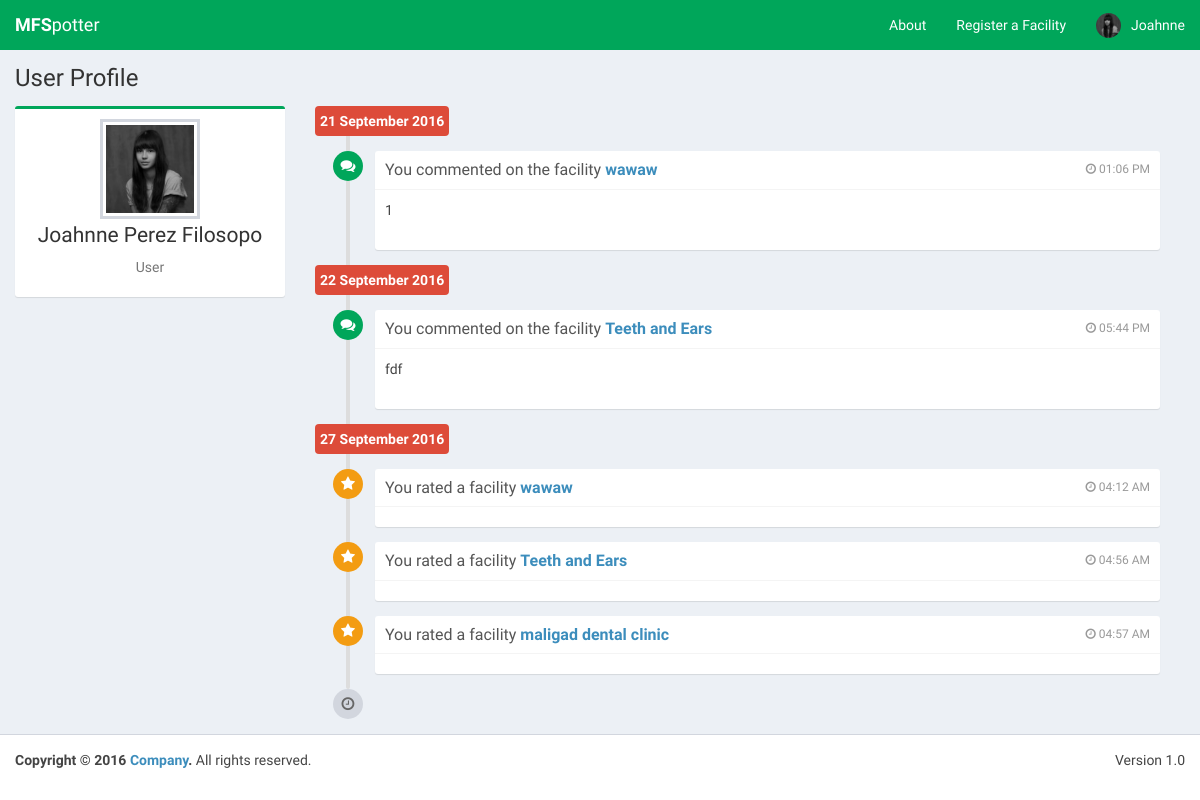
The page /userProfile.php?id=18 (signed in) on the database its author committed.
### tables this page shows
CREATE TABLE IF NOT EXISTS `user` (
  `userID` int(4) NOT NULL AUTO_INCREMENT,
  `userType` varchar(10) NOT NULL,
  `username` varchar(20) NOT NULL,
  `password` varchar(20) NOT NULL,
  `firstName` varchar(30) NOT NULL,
  `middleName` varchar(30) DEFAULT NULL,
  `lastName` varchar(30) DEFAULT NULL,
  `picture` varchar(50) NOT NULL,
  PRIMARY KEY (`userID`)
);

CREATE TABLE IF NOT EXISTS `comment` (
  `commentID` int(11) NOT NULL AUTO_INCREMENT,
  `userID` int(11) NOT NULL,
  `facilityID` int(11) NOT NULL,
  `comment` varchar(500) NOT NULL,
  `dateRated` datetime NOT NULL,
  PRIMARY KEY (`commentID`)
);

CREATE TABLE IF NOT EXISTS `facility` (
  `facilityID` int(4) NOT NULL AUTO_INCREMENT,
  `facilityName` varchar(50) NOT NULL,
  `telephoneNumber` text NOT NULL,
  `longhitude` double DEFAULT NULL,
  `latitude` double DEFAULT NULL,
  `address` varchar(40) NOT NULL,
  `facilityPicture` varchar(30) NOT NULL,
  PRIMARY KEY (`facilityID`)
);

### userProfile.php (the view, shortened to what this page needs)
<?php
  $user_id = $_GET["id"];
  include('config.php');
  $nameOfUser =  $_SESSION["firstname"]." ".$_SESSION["middlename"]." ".$_SESSION["lastname"];
  $predays = array();
  $predays2 = array();
  $query0 = "SELECT * FROM `user` WHERE userID = " . $user_id . " ";
  $result0 = mysqli_query($connect, $query0);
  if(mysqli_num_rows($result0) > 0)
  {
    while($row0 = mysqli_fetch_array($result0))
    {
      $nameOfUser = $row0['firstName'].' '.$row0['middleName'].' '.$row0['lastName'];
      $userPic = $row0['picture'];
      $userType = $row0['userType'];
    }
  }
  $query = "SELECT DATE_FORMAT( dateRated,  '%d %M %Y' ) AS dateRated, DATE_FORMAT( dateRated,  '%Y-%m-%d' ) AS dateRated2 FROM `comment` WHERE userID = " . $user_id . " ";
  $result = mysqli_query($connect, $query);
  if(mysqli_num_rows($result) > 0)
  {
    while($row = mysqli_fetch_array($result))
    {
      $predays[] =$row['dateRated'];
      $predays2[] = $row['dateRated2'];
    }
  }
  $query2 = "SELECT DATE_FORMAT( dateRated,  '%d %M %Y' ) AS dateRated, DATE_FORMAT( dateRated,  '%Y-%m-%d' ) AS dateRated2 FROM `rating` WHERE userID = " . $user_id . " GROUP BY facilityID";
  $result2 = mysqli_query($connect, $query2);
  if(mysqli_num_rows($result2) > 0)
  {
    while($row2 = mysqli_fetch_array($result2))
    {
      $predays[] = $row2['dateRated'];
      $predays2[] = $row2['dateRated2'];
    }
  }
  $days = array_unique($predays);
  $days2 = array_unique($predays2);
  $comments = array();
  $rates = array();
  for($i=0; $i < count($days2); $i++){
    $theDay = $days2[$i];
    $query3 = "SELECT c.facilityID, comment, DATE_FORMAT( dateRated,  '%h:%i %p' ) AS timeRated, facilityName FROM `comment` c, `facility` f WHERE c.facilityID = f.facilityID AND dateRated LIKE '%$theDay%' AND userID = " . $user_id . " ";
    $result3 = mysqli_query($connect, $query3);
    if(mysqli_num_rows($result3) > 0)
    {
      while($row3 = mysqli_fetch_array($result3))
      {
        $comments[$i][] = array('comment', $row3['facilityID'], $row3['comment'], $row3['timeRated'], $row3['facilityName']);
      }
    }
    else
    {
      $comments[$i][] = array('null','null', 'null', 'null', 'null');
    }
  }
  for($i=0; $i < count($days2); $i++){
    $theDay = $days2[$i];
    $query4 = "SELECT r.facilityID, DATE_FORMAT( dateRated,  '%h:%i %p' ) AS timeRated, facilityName FROM `rating` r, `facility` f WHERE r.facilityID = f.facilityID AND dateRated LIKE '%$theDay%' AND userID = " . $user_id . " GROUP BY r.facilityID";
    $result4 = mysqli_query($connect, $query4);
    if(mysqli_num_rows($result4) > 0)
    {
      while($row4 = mysqli_fetch_array($result4))
      {
        $rates[$i][] = array('rating', $row4['facilityID'], $row4['timeRated'], $row4['facilityName']);
      }
    }
    else
    {
      $rates[$i][] = array('null','null', 'null', 'null');
    }
  }
?>
<!DOCTYPE html>
<html>
<head>
  <link rel="stylesheet" href="bootstrap/css/bootstrap.min.css">
  <link rel="stylesheet" href="https://cdnjs.cloudflare.com/ajax/libs/font-awesome/4.5.0/css/font-awesome.min.css">
  <link rel="stylesheet" href="https://cdnjs.cloudflare.com/ajax/libs/ionicons/2.0.1/css/ionicons.min.css">
  <link rel="stylesheet" href="dist/css/AdminLTE.min.css">
  <link rel="stylesheet" href="dist/css/skins/_all-skins.min.css">
  <link rel="stylesheet" href="plugins/rateit-scripts/rateit.css">
  <link rel="stylesheet" href="http://maxcdn.bootstrapcdn.com/font-awesome/latest/css/font-awesome.min.css">
  <link rel="stylesheet" href="dist/themes/fontawesome-stars.css">
  <link rel="stylesheet" href="dist/themes/fontawesome-stars-o.css">
</head>
<body class="hold-transition skin-green layout-top-nav" onload="load()">
<div class="wrapper">
   <header class="main-header">
    <nav class="navbar navbar-static-top">
      <div class="navbar-header">
        <a href="/mfspotter/Landing.php" class="navbar-brand"><b>MFS</b>potter</a>
      </div>
        <div class="navbar-custom-menu">
          <ul class="nav navbar-nav">
            <li><a href="#">About</a></li>
          <?php
            include("header.php");
          ?>
          </li>
        </ul>
      </div>
    </nav>
  </header>
  <div class="content-wrapper">
      <section class="content-header">
        <h1>
          User Profile
        </h1>
      </section>
      <section class="content">
        <div class="row">
          <div class="col-md-3">
            <div class="box box-primary box-success">
              <div class="box-body box-profile">
                <img class="profile-user-img img-responsive" src="/mfspotter/dist/img/profpic/<?php echo $userPic ?>.jpg" alt="User profile picture">
                <h3 class="profile-username text-center"><?php echo $nameOfUser ?></h3>
                <p class="text-muted text-center"><?php echo $userType ?></p>
              </div>
            </div>
          </div>
        <div class="col-md-9">
          <ul class="timeline">
            <?php
             for($i = 0; $i < count($days); $i++)
             {
            ?>
              <li class="time-label">
                    <span class="bg-red">
                      <?php echo $days[$i]?>
                    </span>
              </li>
                <?php
                  if(count($comments[$i]) > 0){
                    for($y=0; $y < count($comments[$i]); $y++){
                      if($comments[$i][$y][0] != 'null'){
                ?>
                  <li>
                    <i class="fa fa-comments bg-green"></i>
                    <div class="timeline-item">
                        <span class="time"><i class="fa fa-clock-o"></i> <?php echo $comments[$i][$y][3] ?></span>
                        <h3 class="timeline-header">You commented on the facility <a href="facilityProfile.php?id=<?php echo $comments[$i][$y][1] ?>"><?php echo $comments[$i][$y][4] ?></a></h3>
                        <div class="timeline-body">
                          <?php echo $comments[$i][$y][2] ?>
                        </div>
                        <div class="timeline-footer">
                      </div>
                      </div>
                    </li>
                <?php
                      }
                    }
                  }
                  if(count($rates[$i]) > 0){
                    for($z=0; $z < count($rates[$i]); $z++){
                      if($rates[$i][$z][0] != 'null'){
                ?>
                  <li>
                    <i class="fa fa-star bg-yellow"></i>
                    <div class="timeline-item">
                      <span class="time"><i class="fa fa-clock-o"></i> <?php echo $rates[$i][$z][2] ?></span>
                      <h3 class="timeline-header">You rated a facility <a href="facilityProfile.php?id=<?php echo $rates[$i][$z][1] ?>"><?php echo $rates[$i][$z][3] ?></a></h3>
                      <div class="timeline-footer">
                      </div>
                    </div>
                  </li>
                <?php
                      }
                    }
                  }
                ?>
            <?php
              }
            ?>
            <li>
              <i class="fa fa-clock-o bg-gray"></i>
            </li>
          </ul>
        </div>
        </div>
       </section>
  </div>
  <footer class="main-footer">
    <div class="pull-right hidden-xs">
      Version 1.0
    </div>
    <strong>Copyright &copy; 2016 <a href="#">Company</a>.</strong> All rights reserved.
  </footer>
</body>
</html>

### rows shown on the page
user: picture (picture), nameOfUser "Joahnne Perez Filosopo", userType "User"
comment: y "01:06 PM", facilityID.facilityName "wawaw", comment "1"
comment: y "05:44 PM", facilityID.facilityName "Teeth and Ears", comment "fdf"

### other values the page prints
$_SESSION["firstname"] "Joahnne"
$days[$i] "21 September 2016"
$days[$i] "22 September 2016"
$days[$i] "27 September 2016"
$rates[$i][$z][2] "04:12 AM"
$rates[$i][$z][3] "wawaw"
$rates[$i][$z][2] "04:56 AM"
$rates[$i][$z][3] "Teeth and Ears"
$rates[$i][$z][2] "04:57 AM"
$rates[$i][$z][3] "maligad dental clinic"
